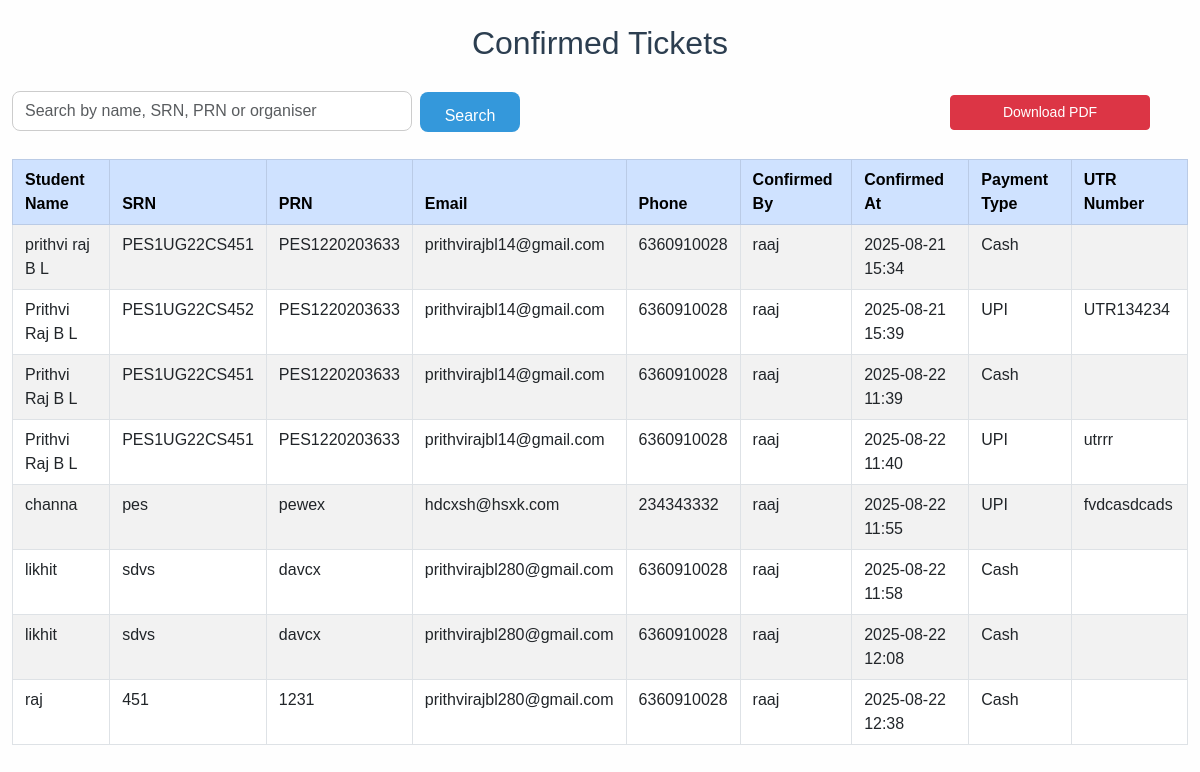
The app's page /custom_admin/dashboard/confirmed-tickets/ (signed in) with its own data.
### ticketing/models.py (models this page shows, shortened)
class TicketConfirmation(models.Model):
    PAYMENT_CHOICES = [
        ('Cash', 'Cash'),
        ('UPI', 'UPI'),
    ]
    student = models.ForeignKey(Registration, on_delete=models.CASCADE)
    payment_type = models.CharField(max_length=10, choices=PAYMENT_CHOICES)
    utr_number = models.CharField(max_length=100, blank=True, null=True)
    confirmed_by = models.ForeignKey(
        User,
        on_delete=models.SET_NULL,
        null=True,
        limit_choices_to={'groups__name': 'Organiser'}
    )
    confirmed_at = models.DateTimeField(auto_now_add=True)
    ticket_id = models.CharField(max_length=6, unique=True, blank=True, null=True)
    qr_code = models.ImageField(upload_to='qr_codes/', blank=True, null=True)
    verified = models.BooleanField(default=False)

class Registration(models.Model):
    YEAR_CHOICES = [
        ('1st Year', '1st Year'),
        ('2nd Year', '2nd Year'),
        ('3rd Year', '3rd Year'),
        ('4th Year', '4th Year'),
        ('Graduated', 'Graduated'),
    ]
    name = models.CharField(max_length=100)
    srn = models.CharField(max_length=50)
    prn = models.CharField(max_length=50, blank=True, null=True)
    year = models.CharField(max_length=20, choices=YEAR_CHOICES)
    email = models.EmailField()
    phone = models.CharField(max_length=10)
    created_at = models.DateTimeField(auto_now_add=True)

### ticketing/views.py (the view, shortened to what this page needs)
# urls.py: path('custom_admin/dashboard/confirmed-tickets/', views.confirmed_tickets_list, name='confirmed_tickets_list'),
@login_required
def confirmed_tickets_list(request):
    if not request.user.is_superuser:
        return redirect('no_permission')
    query = request.GET.get('q', '')
    tickets = TicketConfirmation.objects.select_related('student', 'confirmed_by')
    return render(request, 'ticketing/confirmed_tickets_list.html', {
        'tickets': tickets,
        'query': query,
    })

### ticketing/templates/ticketing/confirmed_tickets_list.html (shortened to what this page needs)
{% extends 'ticketing/base.html' %}
{% block content %}
<h2>Confirmed Tickets</h2>
<form method="get" class="d-flex mb-3" role="search">
  <input
    type="text"
    name="q"
    placeholder="Search by name, SRN, PRN or organiser"
    value="{{ query }}"
    class="form-control me-2 w-5"
    aria-label="Search"
  >
  <button type="submit" class="btn btn-primary">Search</button>
</form>
 <button id="downloadPdfBtn" class="btn btn-danger btn-sm download-btn">Download PDF</button>
<table class="table table-striped table-bordered table-hover confirmed-tickets-table">
  <thead class="table-primary">
    <tr>
      <th>Student Name</th>
      <th>SRN</th>
      <th>PRN</th>
      <th>Email</th>
      <th>Phone</th>
      <th>Confirmed By</th>
      <th>Confirmed At</th>
      <th>Payment Type</th>
      <th>UTR Number</th>
    </tr>
  </thead>
  <tbody>
    {% for ticket in tickets %}
    <tr>
      <td>{{ ticket.student.name }}</td>
      <td>{{ ticket.student.srn }}</td>
      <td>{{ ticket.student.prn }}</td>
      <td>{{ ticket.student.email }}</td>
      <td>{{ ticket.student.phone }}</td>
      <td>{{ ticket.confirmed_by.username }}</td>
      <td>{{ ticket.confirmed_at|date:"Y-m-d H:i" }}</td>
      <td>{{ ticket.payment_type }}</td>
      <td>{{ ticket.utr_number }}</td>
    </tr>
    {% empty %}
    <tr><td colspan="9" class="text-center">No confirmed tickets found.</td></tr>
    {% endfor %}
  </tbody>
</table>
{% endblock %}

### ticketing/templates/ticketing/base.html (shortened to what this page needs)
<!DOCTYPE html>
<html lang="en">
<head>
    {% load static %}
    <link href="https://cdn.jsdelivr.net/npm/bootstrap@5.3.0/dist/css/bootstrap.min.css" rel="stylesheet" />
    <link rel="stylesheet" href="{% static 'css/styles.css' %}">
</head>
<body>
    <div class="container mt-4 ">
        {% block content %}{% endblock %}
    </div>
</body>
</html>

### ticketing/static/css/styles.css (style rules this page uses)
body { margin: 0; background-color: #fefefe; font-family: Arial, sans-serif; min-height: 100vh; }
.container { width: 100%; padding-right: 12px; padding-left: 12px; margin-right: auto; margin-left: auto; max-width: 100%; }
.mt-4 { margin-top: 1.5rem !important; }
form { background: none; padding: 0; border-radius: 0; box-shadow: none; width: 100%; margin: 0; }
h2 { text-align: center; color: #2c3e50; margin-bottom: 20px; }
input[type="text"], input[type="password"], input[type="email"], textarea, select { width: 100%; padding: 10px 12px; margin-bottom: 12px; border: 1px solid #ccc; border-radius: 4px; box-sizing: border-box; font-size: 14px; transition: border-color 0.3s ease; }
button, input[type="submit"], button.btn-primary { width: 100%; background-color: #3498db; color: white; padding: 12px 0; border: none; border-radius: 4px; font-size: 16px; cursor: pointer; transition: background-color 0.3s ease; margin-top: 10px; }
.cash-collected-link a:hover, { background-color: #0d6efd; color: white; text-decoration: none; }
table.table td, table.table th { padding: 0.5rem 0.75rem; }
form.d-flex input.form-control { max-width: 400px; }
form[role="search"] input.form-control { max-width: 400px; min-width: 200px; border-radius: 0.25rem 0 0 0.25rem; }
form[role="search"] button.btn { border-radius: 0 0.25rem 0.25rem 0; }
form[role="search"] button.btn { height: 38px; }
form[role="search"] input.form-control { height: 40px; font-size: 1rem; border-radius: 8px; vertical-align: middle; margin-top: 9px; }
form[role="search"] button.btn { width: 100px; height: 40px; font-size: 1rem; border-radius: 8px; vertical-align: middle; }
.download-btn { max-width: 200px; height: 35px; top: 0; right: 0; z-index: 10; position: absolute; margin-top: 95px; margin-right: 50px; }

### records on screen
TicketConfirmation: student.name "prithvi raj B L", student.srn "PES1UG22CS451", student.prn "PES1220203633", student.email "prithvirajbl14@gmail.com", student.phone "6360910028", confirmed_by.username "raaj", confirmed_at "2025-08-21 15:34", payment_type "Cash"
TicketConfirmation: student.name "Prithvi Raj B L", student.srn "PES1UG22CS452", student.prn "PES1220203633", student.email "prithvirajbl14@gmail.com", student.phone "6360910028", confirmed_by.username "raaj", confirmed_at "2025-08-21 15:39", payment_type "UPI", utr_number "UTR134234"
TicketConfirmation: student.name "Prithvi Raj B L", student.srn "PES1UG22CS451", student.prn "PES1220203633", student.email "prithvirajbl14@gmail.com", student.phone "6360910028", confirmed_by.username "raaj", confirmed_at "2025-08-22 11:39", payment_type "Cash"
TicketConfirmation: student.name "Prithvi Raj B L", student.srn "PES1UG22CS451", student.prn "PES1220203633", student.email "prithvirajbl14@gmail.com", student.phone "6360910028", confirmed_by.username "raaj", confirmed_at "2025-08-22 11:40", payment_type "UPI", utr_number "utrrr"
TicketConfirmation: student.name "channa", student.srn "pes", student.prn "pewex", student.email "hdcxsh@hsxk.com", student.phone "234343332", confirmed_by.username "raaj", confirmed_at "2025-08-22 11:55", payment_type "UPI", utr_number "fvdcasdcads"
TicketConfirmation: student.name "likhit", student.srn "sdvs", student.prn "davcx", student.email "prithvirajbl280@gmail.com", student.phone "6360910028", confirmed_by.username "raaj", confirmed_at "2025-08-22 11:58", payment_type "Cash"
TicketConfirmation: student.name "likhit", student.srn "sdvs", student.prn "davcx", student.email "prithvirajbl280@gmail.com", student.phone "6360910028", confirmed_by.username "raaj", confirmed_at "2025-08-22 12:08", payment_type "Cash"
TicketConfirmation: student.name "raj", student.srn "451", student.prn "1231", student.email "prithvirajbl280@gmail.com", student.phone "6360910028", confirmed_by.username "raaj", confirmed_at "2025-08-22 12:38", payment_type "Cash"
